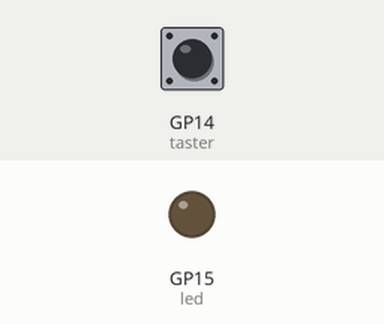
Simulated run of this program. Board: Raspberry Pi Pico running MicroPython. On the bench: output pins drawn as LEDs (lit = HIGH). The test bench sets the inputs (shaded band); at power-on: GP14 (taster) HIGH.

Above: at 1.2 s.
1.3 s: GP14 (taster) pulled LOW for 0.15 s
At 1.37 s:
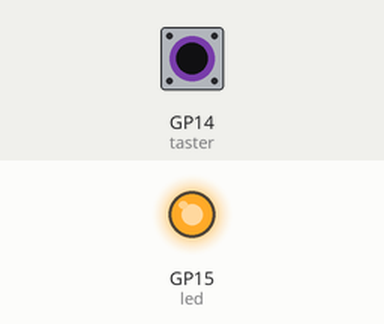
2.9 s: GP14 (taster) pulled LOW for 3.2 s
At 7.1 s:
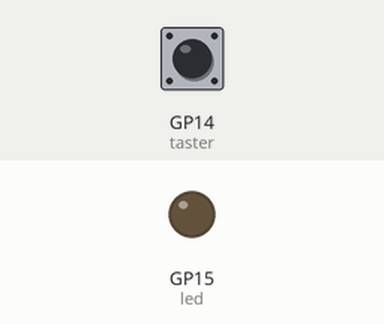
Timing chart, 0 to 8.6 s (numbered marks = the images above; inputs shaded):
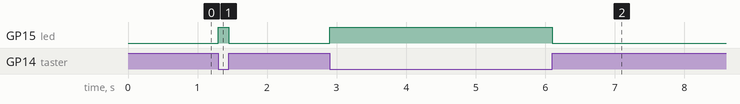

The program:

02_led_per_taster.py
```python
"""
Lektion 2.2: LED per Taster steuern

LERNZIELE:
- Zwei GPIOs gleichzeitig nutzen (ein Ein-, ein Ausgang)
- Ein Mini-Programm aus Bedingungen bauen

PYTHON-KONZEPTE:
- Wiederholung aus 2.1 + 1.3
- Zwei Variablen in einer while-Schleife

HARDWARE:
- Taster an GPIO 14 (zu GND)
- LED an GPIO 15 (mit 220 Ω Vorwiderstand, zu GND)

VERKABELUNG:
  siehe verkabelung_02_02.md
"""

from machine import Pin

taster = Pin(14, Pin.IN, Pin.PULL_UP)
led = Pin(15, Pin.OUT)

while True:
    if taster.value() == 0:   # Taster gedrückt
        led.value(1)
    else:
        led.value(0)


# ============================================================
# AUFGABEN ZUM AUSPROBIEREN
# ============================================================
# 1. Kehre das Verhalten um: LED leuchtet, wenn Taster NICHT
#    gedrückt ist.
#
# 2. Zwei Taster steuern zwei LEDs unabhängig.
#
# 3. Taster-TOGGLE: Mit jedem Druck soll die LED umschalten
#    (an -> aus -> an -> aus ...). Tipp: merk dir den letzten
#    Zustand in einer Variablen.
#
# 4. CHALLENGE: Mit einem Taster drei LEDs steuern:
#    1x drücken = rot, 2x = gelb, 3x = grün.
# ============================================================
```

Measured:
- after the input at 1.3 s, GP15 (led): LOW → HIGH at once, → LOW 0.15 s later
- after the input at 2.9 s, GP15 (led): LOW → HIGH at once, → LOW 3.2 s later
